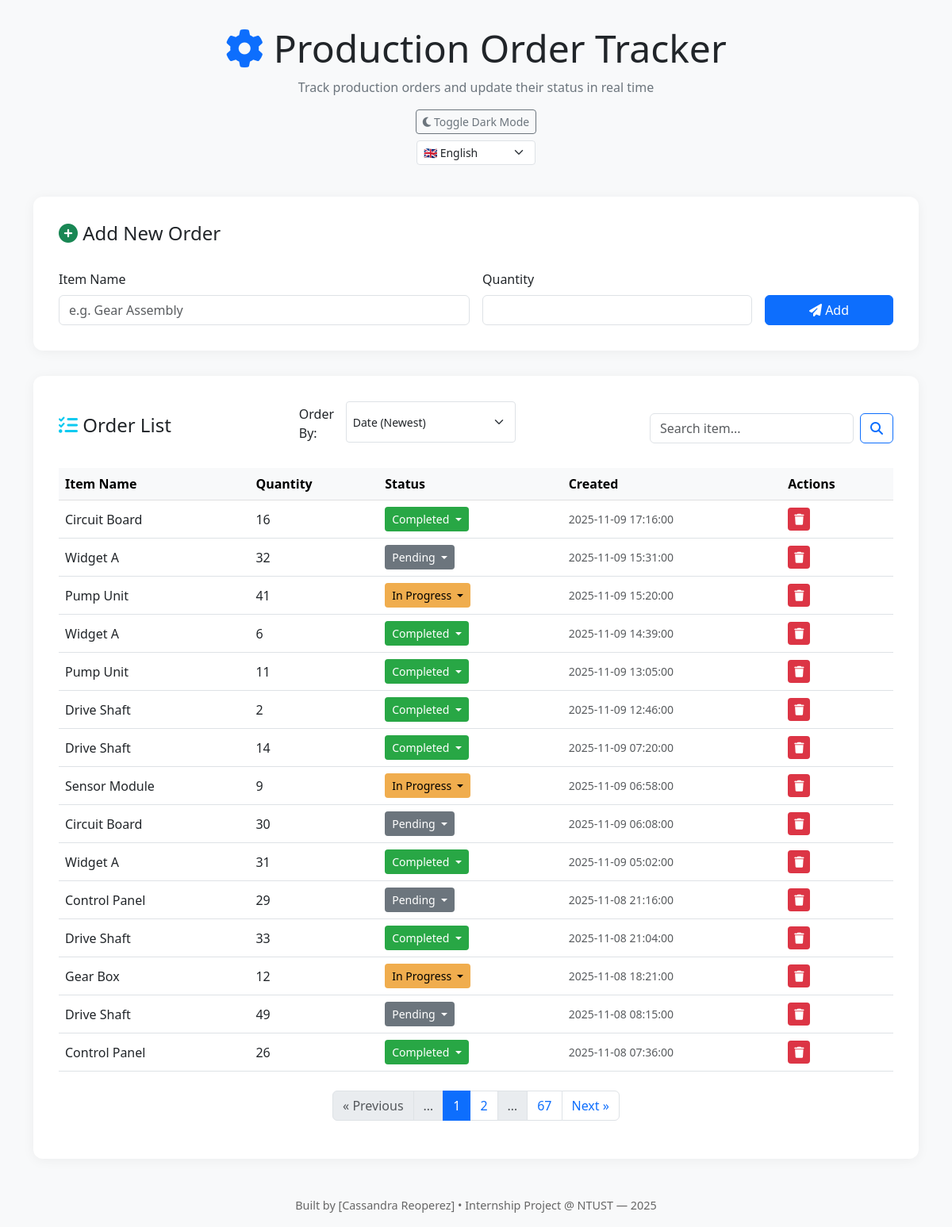
The page / on the database its author committed.
### tables this page shows
CREATE TABLE orders (
    id INTEGER PRIMARY KEY AUTOINCREMENT,
    item TEXT NOT NULL,
    quantity INTEGER NOT NULL,
    status TEXT NOT NULL,
    created_at TEXT NOT NULL
);

### app.py (the view)
@app.route('/')
def index():
    lang = session.get('lang', 'en')
    t = translations[lang]
    page = request.args.get('page', 1, type=int)
    per_page = 15
    offset = (page - 1) * per_page
    sort_by = request.args.get('sort_by', 'created_at')
    sort_order = request.args.get('sort_order', 'desc')
    valid_sort_fields = ['created_at', 'quantity', 'status']
    if sort_by not in valid_sort_fields:
        sort_by = 'created_at'
    if sort_order not in ['asc', 'desc']:
        sort_order = 'desc'
    conn = sqlite3.connect('orders.db')
    c = conn.cursor()
    c.execute("SELECT COUNT(*) FROM orders")
    total_orders = c.fetchone()[0]
    total_pages = (total_orders + per_page - 1) // per_page
    query = f"SELECT * FROM orders ORDER BY {sort_by} {sort_order} LIMIT ? OFFSET ?"
    c.execute(query, (per_page, offset))
    orders = c.fetchall()
    conn.close()
    if total_pages <= 7:
        visible_pages = list(range(1, total_pages + 1))
    else:
        visible_pages = ['...']
        if page > 2:
            visible_pages = [1, '...']
        for p in range(page - 1, page + 2):
            if 1 <= p <= total_pages:
                visible_pages.append(p)
        if page < total_pages - 1:
            visible_pages += ['...', total_pages]
    return render_template('index.html',
                           orders=orders,
                           t=t,
                           lang=lang,
                           current_page=page,
                           total_pages=total_pages,
                           visible_pages=visible_pages,
                           sort_by=sort_by,
                           sort_order=sort_order)

### templates/index.html (shortened to what this page needs)
<!DOCTYPE html>
<html lang="en">
<head>
    <link href="https://cdn.jsdelivr.net/npm/bootstrap@5.3.0/dist/css/bootstrap.min.css" rel="stylesheet">
    <link href="https://cdnjs.cloudflare.com/ajax/libs/font-awesome/6.5.0/css/all.min.css" rel="stylesheet">
</head>
<body>
    <div class="container">
        <div class="header d-flex flex-column align-items-center">
            <h1 class="display-5">
                <i class="fa-solid fa-gear fa-spin text-primary"></i> {{ t['title'] }}
            </h1>
            <p class="subtitle mb-3">{{ t['subtitle'] }}</p>
            <button class="btn btn-sm btn-outline-secondary" onclick="toggleDarkMode()">
                <i class="fa-solid fa-moon"></i> {{ t['toggle_dark'] }}
            </button>
            <form action="/set-language" method="POST" class="mb-2 mt-2">
                <select name="language" onchange="this.form.submit()" class="form-select form-select-sm" style="width: 150px;">
                    <option value="en" {% if lang == 'en' %}selected{% endif %}>🇬🇧 English</option>
                </select>
            </form>
        </div>
        <div class="position-fixed bottom-0 end-0 p-3" style="z-index: 11">
        </div>
        <div class="form-section">
           <h4><i class="fa-solid fa-plus-circle text-success"></i> {{ t['add_order'] }}</h4>
            <form action="/add" method="POST" class="row g-3 mt-3">
                <div class="col-md-6">
                    <label for="item" class="form-label">{{ t['item_name'] }}</label>
                    <input type="text" id="item" name="item" class="form-control" placeholder="e.g. Gear Assembly" required>
                </div>
                <div class="col-md-4">
                    <label for="quantity" class="form-label">{{ t['quantity'] }}</label>
                    <input type="number" id="quantity" name="quantity" class="form-control" min="1" required>
                </div>
                <div class="col-md-2 d-flex align-items-end">
                    <button type="submit" class="btn btn-primary w-100">
                        <i class="fa-solid fa-paper-plane"></i> {{ t['add'] }}
                    </button>
                </div>
            </form>
        </div>
        <div class="table-section">
            <div class="d-flex justify-content-between align-items-center mb-3">
                <h4><i class="fa-solid fa-list-check text-info"></i> {{ t['order_list'] }}</h4>
                <form method="GET" action="/" class="d-flex mb-3">
                <label class="me-2 mt-1">{{ t['order_by'] }}:</label>
                <select name="sort_by" class="form-select form-select-sm me-2" onchange="this.form.submit()">
                    <option value="created_at" {% if sort_by == 'created_at' and sort_order == 'desc' %}selected{% endif %}>{{ t['date_newest'] }}</option>
                </select>
            </form>
                <form method="GET" action="/" class="d-flex" role="search">
                <input class="form-control me-2" type="search" name="search" placeholder="{{ t['search'] }}" value="{{ search }}">
                    <button class="btn btn-outline-primary" type="submit"><i class="fa-solid fa-search"></i></button>
                </form>
            </div>
            <table class="table table-hover align-middle">
                <thead class="table-light">
                    <tr>
                    <th>{{ t['item_name'] }}</th>
                    <th>{{ t['quantity'] }}</th>
                    <th>{{ t['status'] }}</th>
                    <th>{{ t['created'] }}</th>
                    <th>{{ t['actions'] }}</th>
                    </tr>
                </thead>
                <tbody>
                    {% for order in orders %}
                    <tr>
                        <td>{{ order[1] }}</td>
                        <td>{{ order[2] }}</td>
                        <td>
                            <form id="status-form-{{ order[0] }}" action="/update/{{ order[0] }}" method="POST">
                                <div class="dropdown">
                                    <button class="btn btn-sm dropdown-toggle status-btn
                                        {% if order[3] == 'Pending' %}status-pending
                                        {% elif order[3] == 'In Progress' %}status-inprogress
                                        {% elif order[3] == 'Completed' %}status-completed
                                        {% endif %}"
                                        type="button" data-bs-toggle="dropdown" aria-expanded="false">
                                        {{ t['status_labels'][order[3]] }}
                                    </button>
                                </div>
                            </form>
                        </td>
                        <td class="text-muted small">{{ order[4] }}</td>
                        <td>
                            <button class="btn btn-sm delete-button" data-bs-toggle="modal" data-bs-target="#confirmDeleteModal{{ order[0] }}">
                                <i class="fa-solid fa-trash"></i>
                            </button>
                        </td>
                    </tr>
                    {% endfor %}
                </tbody>
            </table>
            <nav aria-label="Page navigation" class="mt-4">
                <ul class="pagination justify-content-center">
                    <li class="page-item {% if current_page == 1 %}disabled{% endif %}">
                        <a class="page-link" href="/?page={{ current_page - 1 }}">
                            &laquo; {{ t['previous'] }}
                        </a>
                    </li>
                    {% for p in visible_pages %}
                        {% if p == '...' %}
                            <li class="page-item disabled"><span class="page-link">…</span></li>
                        {% else %}
                            <li class="page-item {% if p == current_page %}active{% endif %}">
                                <a class="page-link" href="/?page={{ p }}">{{ p }}</a>
                            </li>
                        {% endif %}
                    {% endfor %}
                    <li class="page-item {% if current_page == total_pages %}disabled{% endif %}">
                        <a class="page-link" href="/?page={{ current_page + 1 }}">
                            {{ t['next'] }} &raquo;
                        </a>
                    </li>
                </ul>
            </nav>
        </div>
        <footer>
            Built by [Cassandra Reoperez] • Internship Project @ NTUST — 2025
        </footer>
    </div>
</body>
</html>

### templates/index.html (style rules this page uses)
body { background-color: #f8f9fa; }
.header { padding: 2rem 0; text-align: center; }
.form-section, .table-section { background-color: #fff; padding: 2rem; border-radius: 12px; box-shadow: 0 2px 15px rgba(0,0,0,0.05); margin-bottom: 2rem; }
.table { background-color: #fff; }
footer { text-align: center; padding: 1rem; font-size: 0.9rem; color: #666; }
.subtitle { color: #6c757d; }
.delete-button { background-color: #dc3545 !important; color: white; border: none; }
.status-btn { color: #fff; font-weight: 500; }
.status-pending { background-color: #6c757d; }
.status-inprogress { background-color: #f0ad4e; color: #000 !important; }
.status-completed { background-color: #28a745; }

### rows shown on the page
orders: item "Circuit Board", quantity "16", status "Completed", created_at "2025-11-09 17:16:00"
orders: item "Widget A", quantity "32", status "Pending", created_at "2025-11-09 15:31:00"
orders: item "Pump Unit", quantity "41", status "In Progress", created_at "2025-11-09 15:20:00"
orders: item "Widget A", quantity "6", status "Completed", created_at "2025-11-09 14:39:00"
orders: item "Pump Unit", quantity "11", status "Completed", created_at "2025-11-09 13:05:00"
orders: item "Drive Shaft", quantity "2", status "Completed", created_at "2025-11-09 12:46:00"
orders: item "Drive Shaft", quantity "14", status "Completed", created_at "2025-11-09 07:20:00"
orders: item "Sensor Module", quantity "9", status "In Progress", created_at "2025-11-09 06:58:00"
orders: item "Circuit Board", quantity "30", status "Pending", created_at "2025-11-09 06:08:00"
orders: item "Widget A", quantity "31", status "Completed", created_at "2025-11-09 05:02:00"
orders: item "Control Panel", quantity "29", status "Pending", created_at "2025-11-08 21:16:00"
orders: item "Drive Shaft", quantity "33", status "Completed", created_at "2025-11-08 21:04:00"
orders: item "Gear Box", quantity "12", status "In Progress", created_at "2025-11-08 18:21:00"
orders: item "Drive Shaft", quantity "49", status "Pending", created_at "2025-11-08 08:15:00"
orders: item "Control Panel", quantity "26", status "Completed", created_at "2025-11-08 07:36:00"

### other values the page prints
{{ t['title'] }} "Production Order Tracker"
{{ t['subtitle'] }} "Track production orders and update their status in real time"
{{ t['toggle_dark'] }} "Toggle Dark Mode"
{{ t['add_order'] }} "Add New Order"
{{ t['item_name'] }} "Item Name"
{{ t['quantity'] }} "Quantity"
{{ t['add'] }} "Add"
{{ t['order_list'] }} "Order List"
{{ t['order_by'] }} "Order By"
{{ t['status'] }} "Status"
{{ t['created'] }} "Created"
{{ t['actions'] }} "Actions"
{{ t['previous'] }} "Previous"
{{ p }} "1" "2" "67"
{{ t['next'] }} "Next"
